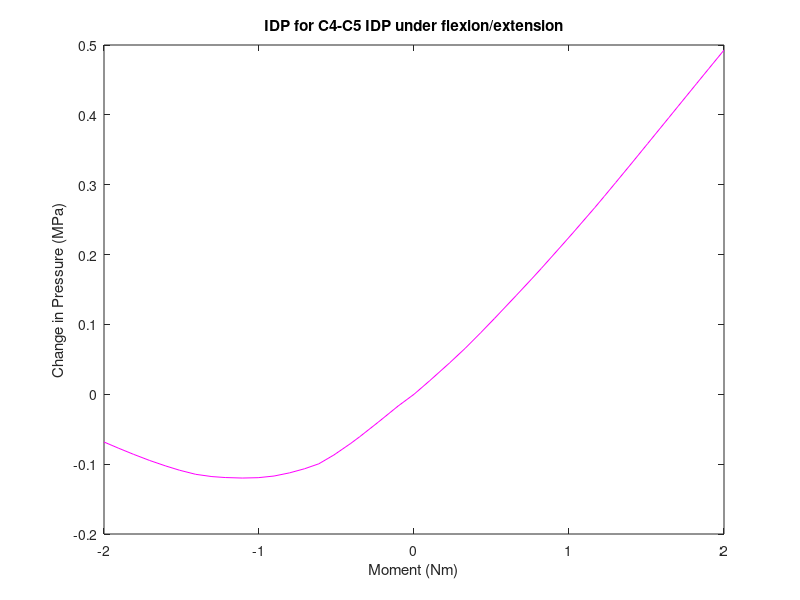

This figure's MATLAB source: (Note: this script raises an error after producing the figure.)
%% this script plots average IDP for the c3-c4 nucleus pulposus under flexion/extension, lateral bending, and axial rotation
%model 5
%% flexion/extension (4n4p) c3-c4 Average IDP
%4n
p4n=[0.287586 0.270773 0.247692 0.226984 0.21727 0.200798 0.188086 0.181027 0.175158 0.170584 0.168206 0.167699 0.168416 0.169771 0.173021 0.178905 0.184967 0.192784 0.201747 0.210559 0.219278];
x4n=[2 2.05126 2.11533 2.17471 2.20404 2.25806 2.30703 2.35279 2.40109 2.45138 2.50274 2.55389 2.60894 2.65187 2.70418 2.75649 2.80083 2.85242 2.90526 2.95387 3];

%4p
p4p=[0.287586 0.307249 0.332727 0.353488 0.375814 0.395863 0.42886 0.452632 0.467743 0.502749 0.518432 0.554459 0.570955 0.590402 0.618429 0.646568 0.68339 0.699806 0.732067 0.753325 0.780294];
x4p=[2 2.05126 2.11533 2.16533 2.21533 2.25908 2.32939 2.37939 2.41064 2.48096 2.51221 2.58252 2.61377 2.65013 2.70227 2.75401 2.82172 2.85179 2.91104 2.95017 3];

% delta loop
for n=1:20
    p4n1(n)=[p4n(n+1)-p4n(1)];
    p4p1(n)=[p4p(n+1)-p4p(1)];
end

% zero data and join
x4n1=-2*(x4n-2);
x4p1=[(x4p-2)*2];
p4p2=[0,p4p1];
x4=[flip(x4n1(2:21)),x4p1];
p4=[flip(p4n1),p4p2];

%plot
figure(1)
f6=plot(x4,p4,'m');
ylabel('Change in Pressure (MPa)')
xlabel('Moment (Nm)')
title('IDP for C4-C5 IDP under flexion/extension')
legend([f1,f2,f3,f4,f5,f6],'intact','model 1','model 2','model 3','model 4','model 5')
hold on

%% lateral bending (5n5p) c3-c4 Average IDP
%5n
p5n=[0.287586 0.290811 0.294256 0.298106 0.303639 0.306886 0.308709 0.310463 0.312956 0.31378 0.315019 0.315518 0.315836 0.315857 0.315705 0.315584 0.315625 0.316125 0.31758 0.318707 0.319589];
x5n=[2 2.05126 2.10091 2.15137 2.23246 2.28246 2.31371 2.35238 2.42753 2.45878 2.51533 2.551 2.6001 2.67059 2.71118 2.76118 2.82055 2.86274 2.92212 2.9643 3];

%5p
p5p=[0.287586 0.286382 0.283471 0.281091 0.280186 0.27862 0.277456 0.276261 0.274893 0.273595 0.271966 0.270537 0.268184 0.266237 0.264541 0.26182 0.26019 0.258906 0.257294 0.256433 0.255411];
x5p=[2 2.05126 2.11533 2.17471 2.20107 2.25991 2.30337 2.35035 2.40415 2.45064 2.51269 2.558 2.61911 2.66482 2.70279 2.77248 2.82013 2.86034 2.91837 2.95368 3];

% delta loop
for n=1:20
    p5n1(n)=[p5n(n+1)-p5n(1)];
    p5p1(n)=[p5p(n+1)-p5p(1)];
end

% zero data and join
x5n1=-2*(x5n-2);
x5p1=[(x5p-2)*2];
p5p2=[0,p5p1];
x5=[flip(x5n1(2:21)),x5p1];
p5=[flip(p5n1),p5p2];

%plot
figure(2)
d6=plot(x5,p5,'m');
ylabel('Change in Pressure (MPa)')
xlabel('Moment (Nm)')
title('IDP for C4-C5 IDP under lateral bending')
legend([d1,d2,d3,d4,d5,d6],'intact','model 1','model 2','model 3','model 4','model 5')
hold on

%% axial rotation (6n6p) c3-c4 Average IDP
%6n
p6n=[0.287586 0.2906 0.29314 0.295865 0.298388 0.302416 0.305955 0.309131 0.313184 0.316762 0.320288 0.324418 0.328454 0.332973 0.336783 0.3407 0.344796 0.349148 0.354536 0.358576 0.361539];
x6n=[2 2.05109 2.10925 2.16553 2.20718 2.26451 2.31289 2.3537 2.40703 2.45415 2.50161 2.55682 2.60896 2.66829 2.71829 2.76829 2.81829 2.86829 2.92766 2.96985 3];

%6p 
p6p=[0.287586 0.288057 0.287713 0.287521 0.287842 0.288685 0.290035 0.290916 0.292215 0.293222 0.294232 0.295595 0.296619 0.297635 0.298625 0.299069 0.299812 0.300665 0.302832 0.303138 0.304183 ];
x6p=[2 2.05126 2.11533 2.16533 2.20361 2.25315 2.31416 2.35262 2.40417 2.45195 2.50082 2.55529 2.60294 2.66047 2.7231 2.75435 2.80406 2.85412 2.94917 2.96167 3];

% delta loop
for n=1:20
    p6n1(n)=[p6n(n+1)-p6n(1)];
    p6p1(n)=[p6p(n+1)-p6p(1)];
end

% zero data and join
x6n1=-2*(x6n-2);
x6p1=[(x6p-2)*2];
p6p2=[0,p6p1];
x6=[flip(x6n1(2:21)),x6p1];
p6=[flip(p6n1),p6p2];

%plot
figure(3)
s6=plot(x6,p6,'m');
ylabel('Change in Pressure (MPa)')
xlabel('Moment (Nm)')
title('IDP for C4-C5 under axial rotation')
legend([s1,s2,s3,s4,s5,s6],'intact','model 1','model 2','model 3','model 4','model 5')
hold on
